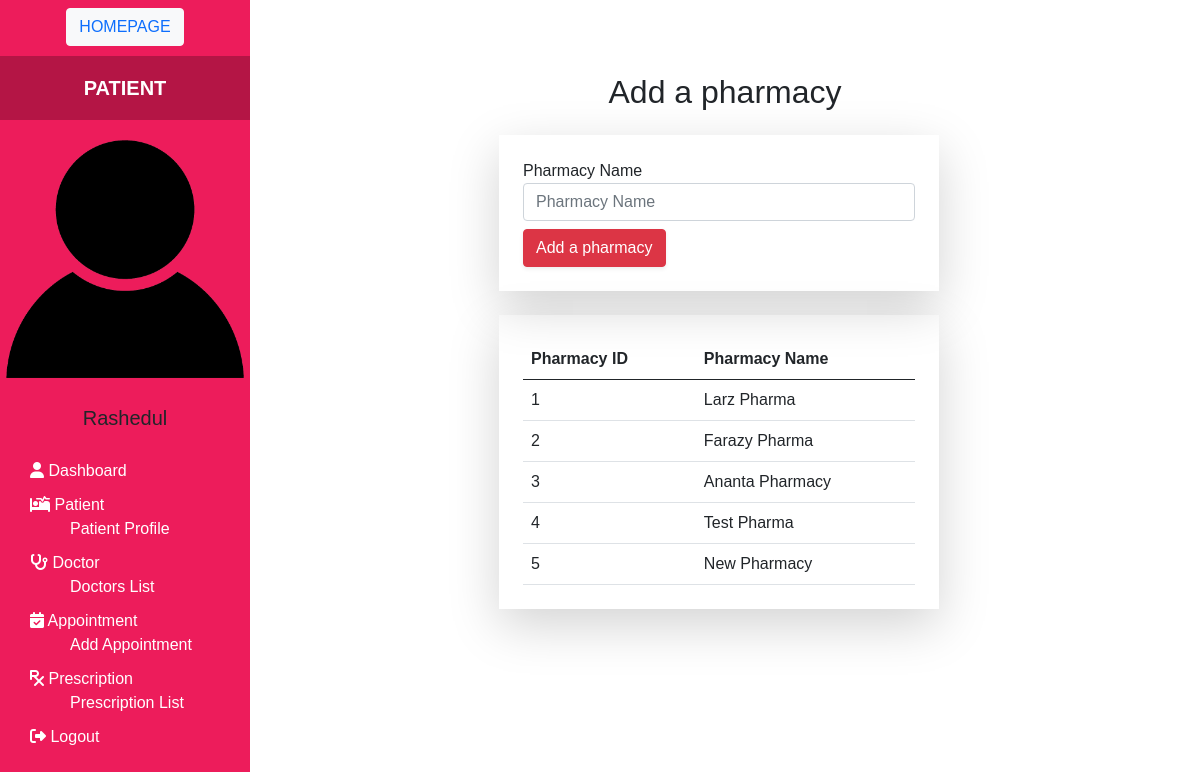
The app's page /add_pharmacy.php (signed in) with its own data.
### tables this page shows
CREATE TABLE `pharmacy` (
  `pharmacy_id` int(11) NOT NULL,
  `pharmacy_name` varchar(255) NOT NULL
);

### add_pharmacy.php (the view, shortened to what this page needs)
<?php
include "includes/db_conn.php";
if (isset($_SESSION['username']) && isset($_SESSION['user_id'])) {   ?>
    <!DOCTYPE html>
    <html>
    <head>
        <link href="css/bootstrap.min.css" rel="stylesheet">
        <link rel="stylesheet" href="css/custom.css">
    </head>
    <body>
        <?php include "includes/sidebar.php" ?>
        <div class="main">
            <section>
                <div class="container pt-5" id="registration">
                    <h2 class="text-center">Add a pharmacy</h2>
                    <div class="row mt-4 mb-4">
                        <div class="col-md-6 offset-md-3">
                            <form action="" class="shadow-lg p-4" method="POST">
                                <div class="form-group">
                                    <label for="fname" class="font-weight-bold pl-2">Pharmacy Name</label>
                                    <input type="text" class="form-control" placeholder="Pharmacy Name" name="pharmacy_name">
                                </div>
                                <button type="submit" class="btn btn-danger mt-2 btn-block shadow-sm font-weit-ghbold" name="submit">Add a pharmacy</button>
                            </form>
                        </div>
                    </div>
                    <div class="row mt-4 mb-4">
                        <div class="col-md-6 offset-md-3">
                            <div class="table-responsive shadow-lg p-4">
                                <table class="table mb-0">
                                    <thead>
                                        <tr>
                                            <th>Pharmacy ID</th>
                                            <th>Pharmacy Name</th>
                                        </tr>
                                    </thead>
                                    <tbody>
                                        <?php $sql = "SELECT * FROM pharmacy";
                                        $res = mysqli_query($conn, $sql);
                                        if (mysqli_num_rows($res) > 0) {
                                            while ($rows = mysqli_fetch_assoc($res)) { ?>
                                                <tr>
                                                    <td><?php echo $rows['pharmacy_id']; ?></td>
                                                    <td><?php echo $rows['pharmacy_name']; ?></td>
                                                </tr>
                                        <?php }
                                        } ?>
                                    </tbody>
                                </table>
                            </div>
                        </div>
                    </div>
                </div>
        </div>
    </body>
    </html>
<?php } else {
    header("Location: login.php");
} ?>

### css/custom.css (style rules this page uses)
* { margin: 0; padding: 0; text-decoration: none !important; }
body { font-family: sans-serif; }
.main { margin-left: 250px; padding: 5px; }
.main h2 { margin-top: 20px; }

### records on screen
pharmacy: pharmacy_id "1", pharmacy_name "Larz Pharma"
pharmacy: pharmacy_id "2", pharmacy_name "Farazy Pharma"
pharmacy: pharmacy_id "3", pharmacy_name "Ananta Pharmacy"
pharmacy: pharmacy_id "4", pharmacy_name "Test Pharma"
pharmacy: pharmacy_id "5", pharmacy_name "New Pharmacy"

### other values on screen
$_SESSION['role'] "PATIENT"
$_SESSION['first_name'] "Rashedul"
